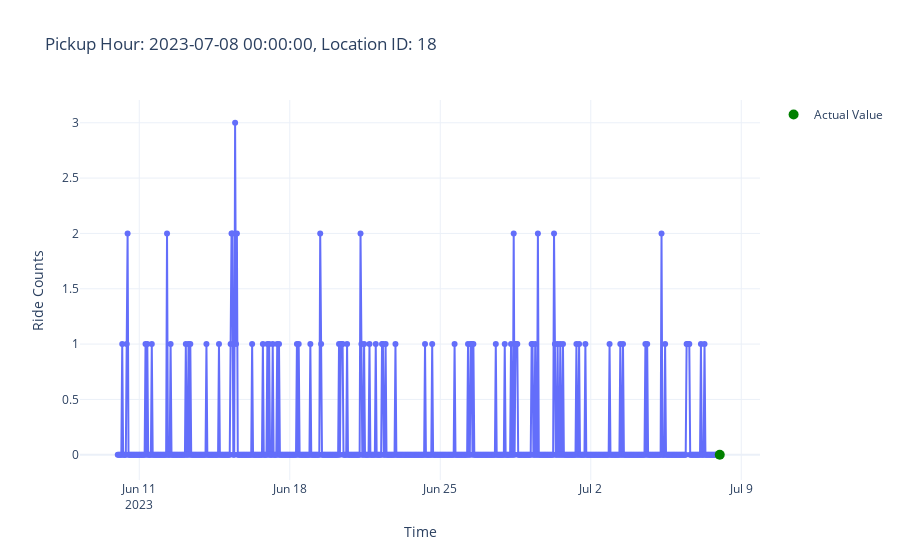

This figure's notebook cell:
### Code cell
from src.plot_utils import plot_aggregated_time_series

plot_aggregated_time_series(features, targets, row_id=5552)

### Figure 1 — Plotly figure (JSON) as saved in the notebook; plotly's stock layout.template omitted (floating-point values rounded to 4 significant figures; data arrays with more than 128 entries replaced by an {"elided": "..."} marker saying what was removed)
{"data": [{"hovertemplate": "Time=%{x}<br>Ride Counts=%{y}<extra></extra>", "legendgroup": "", "line": {"color": "#636efa", "dash": "solid"}, "marker": {"symbol": "circle"}, "mode": "lines+markers", "name": "", "orientation": "v", "showlegend": false, "type": "scatter", "x": {"elided": "673 str values"}, "xaxis": "x", "y": {"elided": "673 int values"}, "yaxis": "y"}, {"line": {"color": "green"}, "marker": {"size": 10}, "mode": "markers", "name": "Actual Value", "type": "scatter", "x": ["2023-07-08T00:00:00"], "y": [0]}], "layout": {"legend": {"tracegroupgap": 0}, "title": {"text": "Pickup Hour: 2023-07-08 00:00:00, Location ID: 18"}, "xaxis": {"anchor": "y", "domain": [0, 1], "title": {"text": "Time"}}, "yaxis": {"anchor": "x", "domain": [0, 1], "title": {"text": "Ride Counts"}}}}
